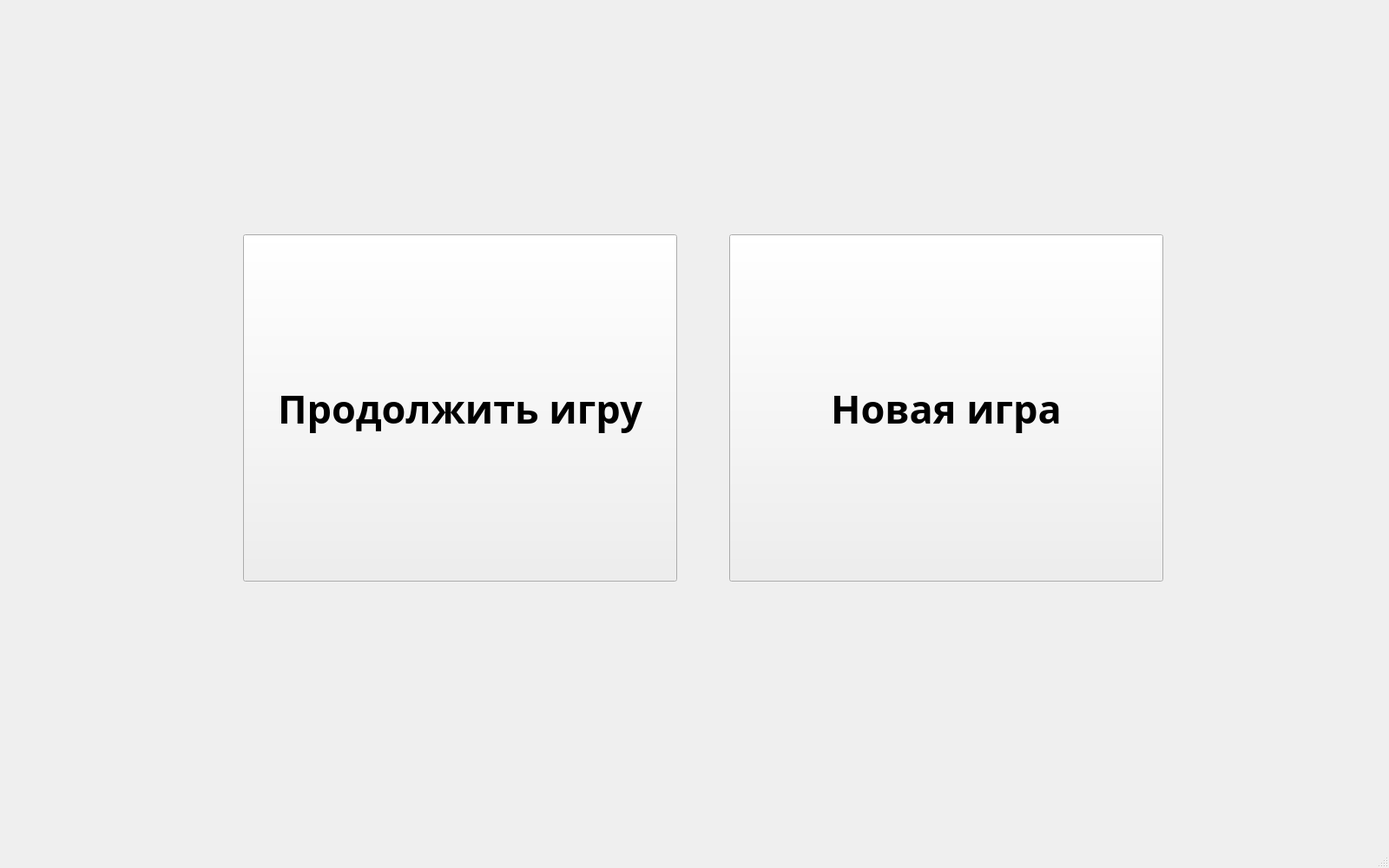
<?xml version="1.0" encoding="UTF-8"?>
<ui version="4.0">
 <class>DialogChoosingGameStart</class>
 <widget class="QMainWindow" name="DialogChoosingGameStart">
  <property name="geometry">
   <rect>
    <x>0</x>
    <y>0</y>
    <width>1600</width>
    <height>1000</height>
   </rect>
  </property>
  <property name="minimumSize">
   <size>
    <width>1600</width>
    <height>1000</height>
   </size>
  </property>
  <property name="maximumSize">
   <size>
    <width>1600</width>
    <height>1000</height>
   </size>
  </property>
  <property name="windowTitle">
   <string>Choise</string>
  </property>
  <widget class="QWidget" name="centralwidget">
   <widget class="QPushButton" name="continueButton">
    <property name="geometry">
     <rect>
      <x>280</x>
      <y>270</y>
      <width>500</width>
      <height>400</height>
     </rect>
    </property>
    <property name="font">
     <font>
      <family>Noto Serif Yezidi</family>
      <pointsize>34</pointsize>
      <bold>true</bold>
     </font>
    </property>
    <property name="text">
     <string>Продолжить игру</string>
    </property>
   </widget>
   <widget class="QPushButton" name="newGameButton">
    <property name="geometry">
     <rect>
      <x>840</x>
      <y>270</y>
      <width>500</width>
      <height>400</height>
     </rect>
    </property>
    <property name="font">
     <font>
      <family>Noto Serif Yezidi</family>
      <pointsize>34</pointsize>
      <bold>true</bold>
     </font>
    </property>
    <property name="text">
     <string>Новая игра</string>
    </property>
   </widget>
  </widget>
  <widget class="QMenuBar" name="menubar">
   <property name="geometry">
    <rect>
     <x>0</x>
     <y>0</y>
     <width>1600</width>
     <height>22</height>
    </rect>
   </property>
  </widget>
  <widget class="QStatusBar" name="statusbar"/>
 </widget>
 <resources/>
 <connections/>
</ui>
